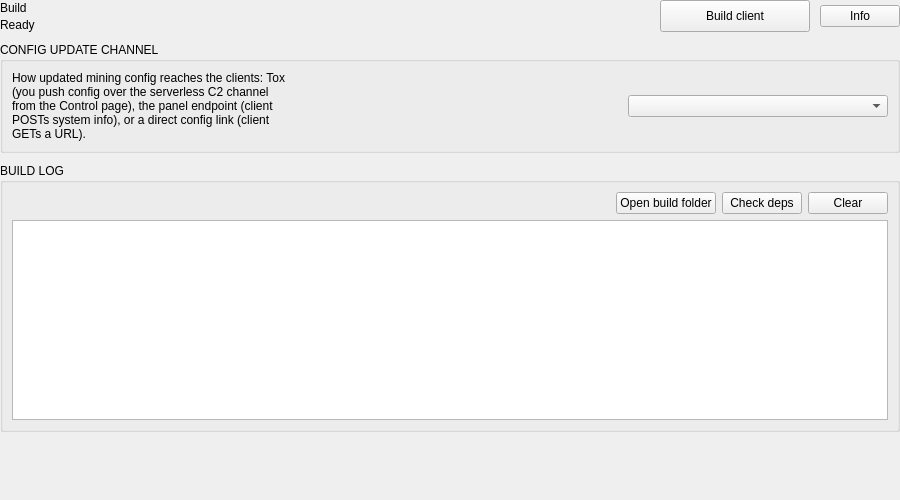
<?xml version="1.0" encoding="UTF-8"?>
<ui version="4.0">
 <class>BuildPage</class>
 <widget class="QWidget" name="BuildPage">
  <property name="geometry">
   <rect>
    <x>0</x>
    <y>0</y>
    <width>900</width>
    <height>500</height>
   </rect>
  </property>
  <layout class="QVBoxLayout" name="rootLayout">
   <property name="spacing">
    <number>10</number>
   </property>
   <property name="leftMargin">
    <number>0</number>
   </property>
   <property name="topMargin">
    <number>0</number>
   </property>
   <property name="rightMargin">
    <number>0</number>
   </property>
   <property name="bottomMargin">
    <number>0</number>
   </property>
   <item>
    <layout class="QHBoxLayout" name="headerLayout" stretch="1,0,0">
     <property name="spacing">
      <number>10</number>
     </property>
     <item>
      <layout class="QVBoxLayout" name="headerText">
       <property name="spacing">
        <number>1</number>
       </property>
       <item>
        <widget class="QLabel" name="sectionTitle">
         <property name="text">
          <string>Build</string>
         </property>
        </widget>
       </item>
       <item>
        <widget class="QLabel" name="statusLabel">
         <property name="text">
          <string>Ready</string>
         </property>
        </widget>
       </item>
      </layout>
     </item>
     <item>
      <widget class="QPushButton" name="buildButton">
       <property name="minimumSize">
        <size>
         <width>150</width>
         <height>32</height>
        </size>
       </property>
       <property name="maximumSize">
        <size>
         <width>16777215</width>
         <height>32</height>
        </size>
       </property>
       <property name="cursor">
        <cursorShape>PointingHandCursor</cursorShape>
       </property>
       <property name="text">
        <string>Build client</string>
       </property>
       <property name="primary" stdset="0">
        <bool>true</bool>
       </property>
      </widget>
     </item>
     <item>
      <widget class="QPushButton" name="infoButton">
       <property name="cursor">
        <cursorShape>PointingHandCursor</cursorShape>
       </property>
       <property name="text">
        <string>Info</string>
       </property>
       <property name="ghost" stdset="0">
        <bool>true</bool>
       </property>
      </widget>
     </item>
    </layout>
   </item>
   <item>
    <widget class="QGroupBox" name="channelGroup">
     <property name="title">
      <string>CONFIG UPDATE CHANNEL</string>
     </property>
     <layout class="QHBoxLayout" name="channelLayout">
      <property name="spacing">
       <number>10</number>
      </property>
      <item>
       <widget class="QLabel" name="channelNote">
        <property name="text">
         <string>How updated mining config reaches the clients: Tox (you push config over the serverless C2 channel from the Control page), the panel endpoint (client POSTs system info), or a direct config link (client GETs a URL).</string>
        </property>
        <property name="wordWrap">
         <bool>true</bool>
        </property>
        <property name="role" stdset="0">
         <string notr="true">faint</string>
        </property>
       </widget>
      </item>
      <item>
       <spacer name="channelSpacer">
        <property name="orientation">
         <enum>Qt::Orientation::Horizontal</enum>
        </property>
        <property name="sizeHint" stdset="0">
         <size>
          <width>20</width>
          <height>10</height>
         </size>
        </property>
       </spacer>
      </item>
      <item>
       <widget class="QComboBox" name="modeCombo">
        <property name="minimumSize">
         <size>
          <width>260</width>
          <height>0</height>
         </size>
        </property>
        <property name="maximumSize">
         <size>
          <width>300</width>
          <height>16777215</height>
         </size>
        </property>
       </widget>
      </item>
     </layout>
    </widget>
   </item>
   <item>
    <widget class="QGroupBox" name="logGroup">
     <property name="title">
      <string>BUILD LOG</string>
     </property>
     <layout class="QVBoxLayout" name="logLayout">
      <property name="spacing">
       <number>6</number>
      </property>
      <item>
       <layout class="QHBoxLayout" name="logActions">
        <item>
         <spacer name="logActionsSpacer">
          <property name="orientation">
           <enum>Qt::Orientation::Horizontal</enum>
          </property>
          <property name="sizeHint" stdset="0">
           <size>
            <width>40</width>
            <height>10</height>
           </size>
          </property>
         </spacer>
        </item>
        <item>
         <widget class="QPushButton" name="openFolderButton">
          <property name="maximumSize">
           <size>
            <width>16777215</width>
            <height>22</height>
           </size>
          </property>
          <property name="cursor">
           <cursorShape>PointingHandCursor</cursorShape>
          </property>
          <property name="text">
           <string>Open build folder</string>
          </property>
          <property name="ghost" stdset="0">
           <bool>true</bool>
          </property>
         </widget>
        </item>
        <item>
         <widget class="QPushButton" name="checkDepsButton">
          <property name="maximumSize">
           <size>
            <width>16777215</width>
            <height>22</height>
           </size>
          </property>
          <property name="cursor">
           <cursorShape>PointingHandCursor</cursorShape>
          </property>
          <property name="text">
           <string>Check deps</string>
          </property>
          <property name="ghost" stdset="0">
           <bool>true</bool>
          </property>
         </widget>
        </item>
        <item>
         <widget class="QPushButton" name="clearLogButton">
          <property name="maximumSize">
           <size>
            <width>16777215</width>
            <height>22</height>
           </size>
          </property>
          <property name="cursor">
           <cursorShape>PointingHandCursor</cursorShape>
          </property>
          <property name="text">
           <string>Clear</string>
          </property>
          <property name="ghost" stdset="0">
           <bool>true</bool>
          </property>
         </widget>
        </item>
       </layout>
      </item>
      <item>
       <widget class="QListWidget" name="logList">
        <property name="minimumSize">
         <size>
          <width>0</width>
          <height>200</height>
         </size>
        </property>
        <property name="selectionMode">
         <enum>QAbstractItemView::SelectionMode::ExtendedSelection</enum>
        </property>
       </widget>
      </item>
     </layout>
    </widget>
   </item>
   <item>
    <spacer name="contentSpacer">
     <property name="orientation">
      <enum>Qt::Orientation::Vertical</enum>
     </property>
     <property name="sizeHint" stdset="0">
      <size>
       <width>20</width>
       <height>10</height>
      </size>
     </property>
    </spacer>
   </item>
  </layout>
 </widget>
 <resources/>
 <connections/>
</ui>
